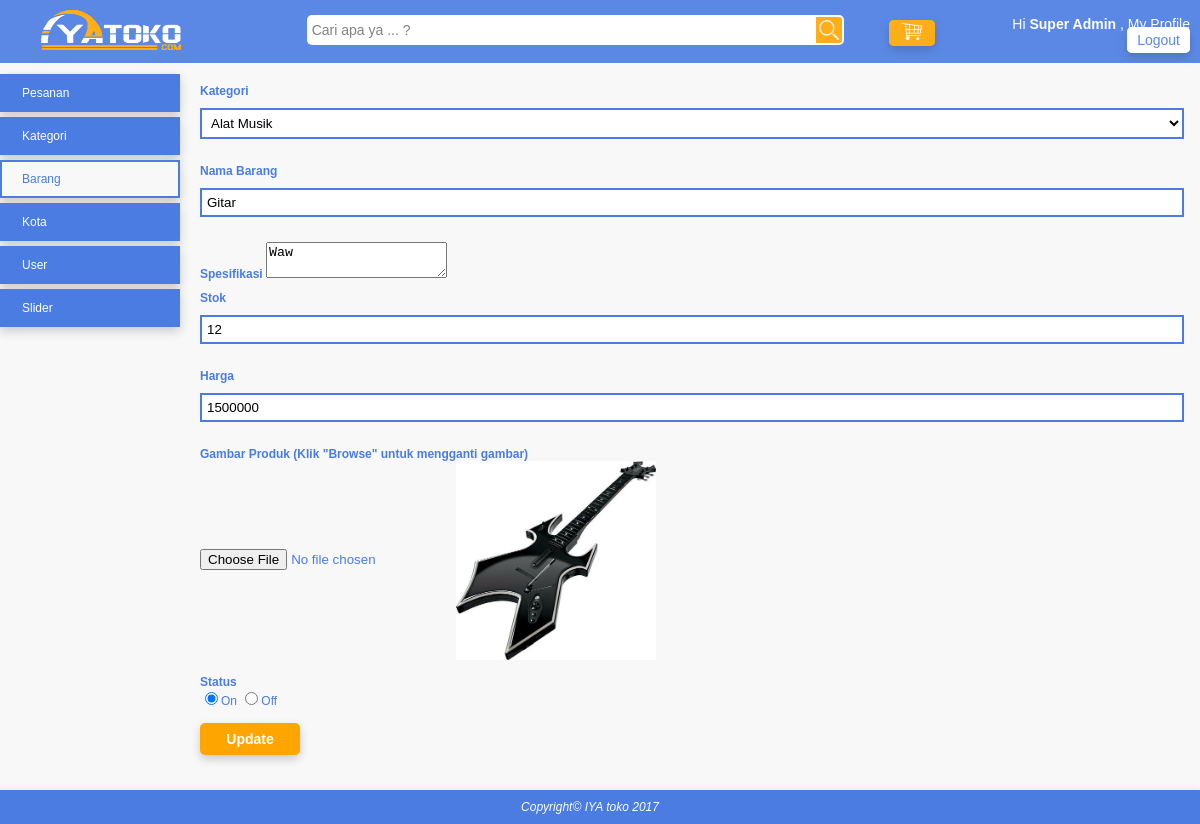
The app's page /index.php?page=my_profile&module=barang&action=form&id_barang=1 (signed in) with its own data.
### tables this page shows
CREATE TABLE `tb_barang` (
  `id_barang` int(10) NOT NULL AUTO_INCREMENT,
  `id_supplier` int(10) NOT NULL,
  `id_kategori` int(10) NOT NULL,
  `nama_barang` varchar(250) NOT NULL,
  `spesifikasi` text NOT NULL,
  `gambar` varchar(300) NOT NULL,
  `harga` int(10) NOT NULL,
  `stok` tinyint(1) NOT NULL,
  `status` enum('on','off') NOT NULL,
  PRIMARY KEY (`id_barang`)
);

### module/barang/form.php (the view, shortened to what this page needs)
<?php
	$id_barang = isset($_GET['id_barang']) ? $_GET['id_barang'] : false;
	$nama_barang = "";
	$gambar ="";
	$keterangan_gambar ="";
	$spesifikasi ="";
	$stok = "";
	$harga = "";
	$status = "";
	$button = "Add";
	if($id_barang){
		$querybarang = mysqli_query($koneksi, "SELECT * FROM tb_barang WHERE id_barang='$id_barang'");
		$row = mysqli_fetch_assoc($querybarang);
		$nama_barang = $row['nama_barang'];
		$spesifikasi = $row['spesifikasi'];
		$gambar = $row['gambar'];
		$harga = $row['harga'];
		$stok = $row['stok'];
		$status = $row['status'];
		$button = "Update";
		$keterangan_gambar="(Klik \"Browse\" untuk mengganti gambar)";
		$gambar="<img src='".BASE_URL."/images/barang/$gambar' style='width: 200px; vertical-align: middle;'/>";
	}
?>
<form action="<?php echo BASE_URL."module/barang/action.php?id_barang=$id_barang"; ?>" method="POST" enctype="multipart/form-data">
	<div class="element-form">
		<label>Kategori</label>
		<span>
			<select name="id_kategori">
				<?php
					$query = mysqli_query($koneksi,"SELECT id_kategori, nama_kategori FROM tb_kategori WHERE status='on' ORDER BY nama_kategori ASC");
					while ($row=mysqli_fetch_assoc($query)) {
						if (id_kategori == $row['id_kategori']) {
							echo "<option value='$row[id_kategori]' selected='true'>$row[nama_kategori]</option>";
						}
						else {
							echo "<option value='$row[id_kategori]'>$row[nama_kategori]</option>";
						}
					}
				 ?>
			</select>
		</span>
	</div>
	<div class="element-form">
		<label>Nama Barang</label>
		<span><input type="text" name="nama_barang" value="<?php echo $nama_barang; ?>" /></span>
	</div>
	<div style="margin-bottom:10px;">
		<label style="font-weight:bold;">Spesifikasi</label>
		<span><textarea name="spesifikasi" id="editor"><?php echo $spesifikasi; ?></textarea></span>
	</div>
	<div class="element-form">
		<label>Stok</label>
		<span><input type="text" name="stok" value="<?php echo $stok; ?>" /></span>
	</div>
	<div class="element-form">
		<label>Harga</label>
		<span><input type="text" name="harga" value="<?php echo $harga; ?>" /></span>
	</div>
	<div class="element-form">
		<label>Gambar Produk <?php echo $keterangan_gambar; ?></label>
		<span>
			<input type="file" name="file" /> <?php echo $gambar; ?>
		</span>
	</div>
	<div class="element-form">
		<label>Status</label>
		<span>
			<input type="radio" name="status" value="on"  <?php if($status == "on") { echo "checked='true'"; } ?> />On
			<input type="radio" name="status" value="off" <?php if($status == "off") { echo "checked='true'"; } ?>/>Off
		</span>
	</div>
	<div class="element-form">
		<span><input type="submit" name="button" value="<?php echo $button; ?>" /></span>
	</div>
</form>

### css/style.css (style rules this page uses)
body { font-family: arial; font-size: 12px; color: #4A7CE2; background: #F8F8F8; margin: 0px; margin-top: 64px; }
.element-form { margin-bottom: 15px; }
.element-form label { display: block; font-weight: bold; }
.element-form span { display: block; }
.element-form span input[type="text"], .element-form span input[type="password"], .element-form span textarea, .element-form span select { border:none; border-bottom: 2px #4A7CE2 solid; width: 100%; padding: 5px; box-sizing: border-box; background: #FFF; }
.element-form span input[type="submit"] { background: orange; color: white; padding: 6px 15px; font-size: 14px; font-weight: bold; border: 2px orange solid; cursor: pointer; width: 350px; box-shadow: 0 4px 10px 0 rgba(0,0,0,0.19); }
.element-form span input[value="Add"], .element-form span input[value="Update"] { background: orange; color: white; padding: 6px 15px; font-size: 14px; font-weight: bold; border: 2px orange solid; border-radius: 5px; cursor: pointer; width: 100px; box-shadow: 0 4px 10px 0 rgba(0,0,0,0.19); }
.element-form span input[name="nama_kategori"], .element-form span select[name="id_kategori"], .element-form span input[name="nama_barang"], .element-form span textarea[name="spesifikasi"], .element-form span input[name="stok"], .element-form span input[name="harga"] { border: 2px #4A7CE2 solid; margin: 10px auto; }

### css/slider.css (style rules this page uses)
img { width: inherit; }

### records on screen
tb_barang: nama_barang "Gitar", spesifikasi "Waw", stok "12", harga "1500000", gambar (picture), status "☑"

### other values on screen
$nama_user "Super Admin"
$keterangan_gambar "(Klik \"Browse\" untuk mengganti gambar)"
form field id_kategori "Alat Musik"
